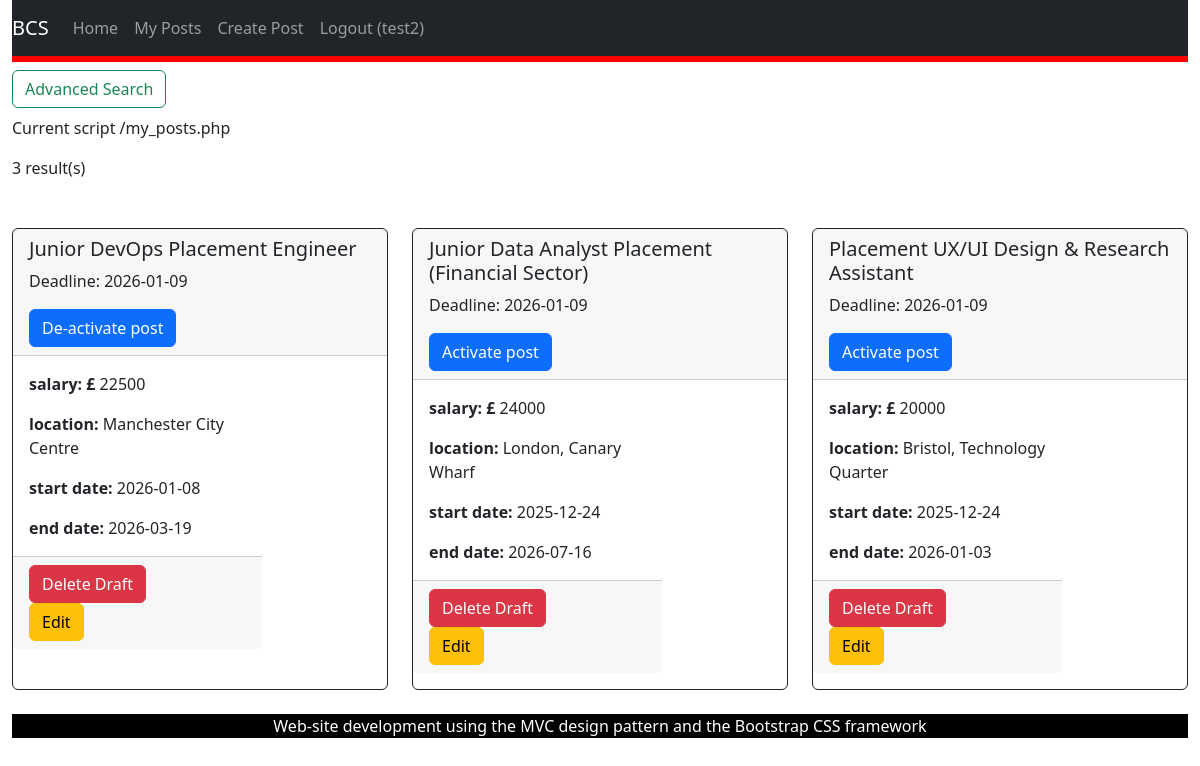
The page /my_posts.php (signed in) on the database as committed earlier.
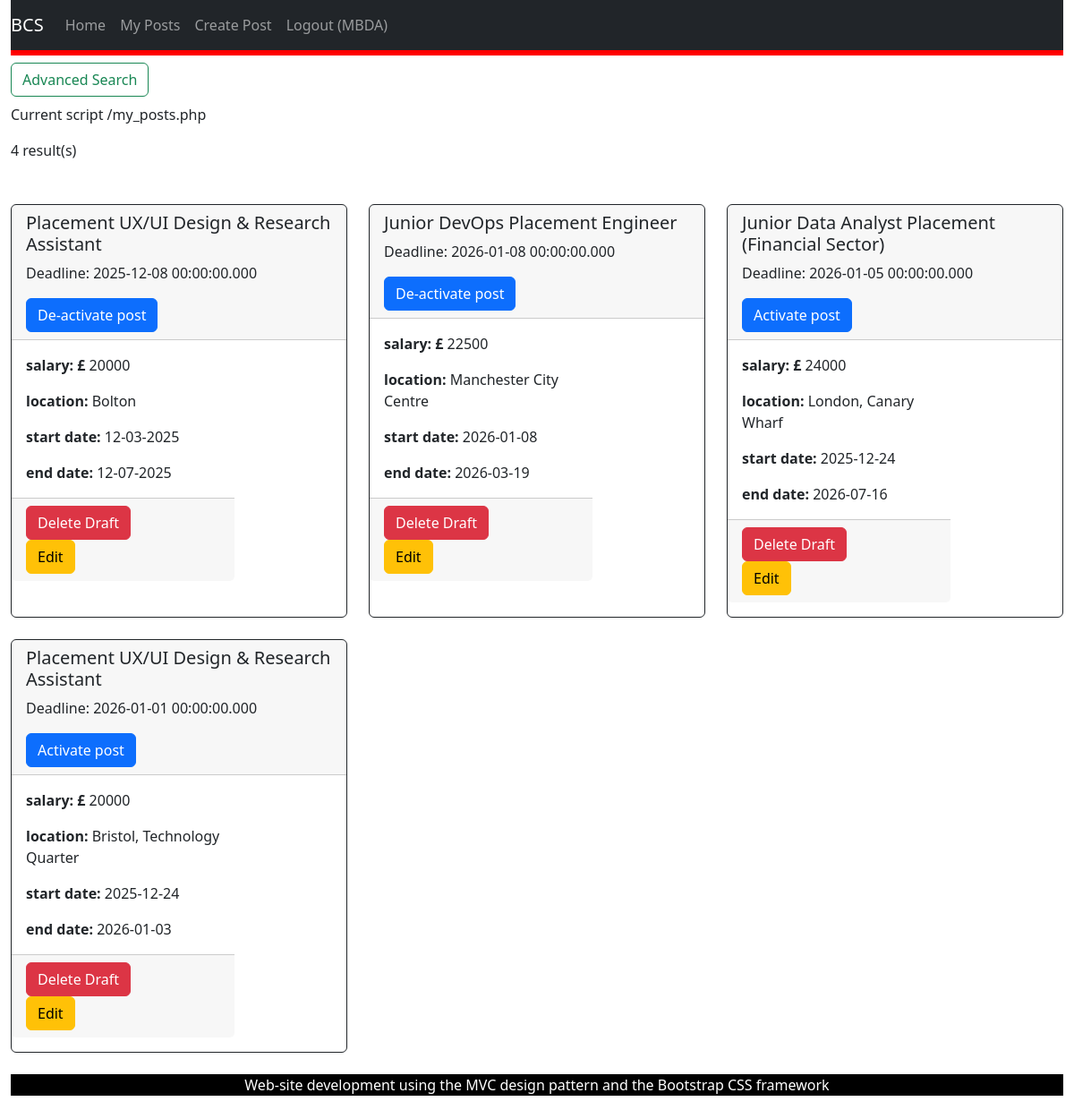
The same page on the database as committed later.
### tables this page shows
CREATE TABLE "placement_opportunity"
(
    placement_ID  INTEGER
        primary key autoincrement,
    employer_ID   INTEGER
        references users,
    title         TEXT not null,
    description   TEXT not null,
    salary        INT,
    location      TEXT not null,
    start_date    DATE not null,
    end_date      DATE not null,
    status        TEXT,
    deadline      DATE,
    date_posted   DATE default NULL,
    about_company TEXT,
    what_we_offer TEXT
);

### my_posts.php (called while the page is built, shortened)
<?php
require_once('Models/PlacementsDataSet.php');
$view = new stdClass();
$view->pageTitle = 'My Posts';
$employerId = $_SESSION['user_id'];
$placementsDataSet = new PlacementsDataSet();
$view->placementsDataSet = $placementsDataSet->fetchPostsByEmployerID($employerId);
if (count($view->placementsDataSet) == 0)
{
    $view->dbMessage = "No results";
}
else
{
    $view->dbMessage = count($view->placementsDataSet) . " result(s)";
}
$view->success = $_SESSION['placements_success'] ?? null;
require_once('Views/my_posts.phtml');

### Models/Database.php (called while the page is built, shortened)
<?php
class Database {
    protected static $_dbInstance = null;
    protected $_dbHandle;
    public static function getInstance() {
        if(self::$_dbInstance === null) {
            self::$_dbInstance = new self();
        }
        return self::$_dbInstance;
    }
    private function __construct() {
        try {
            $this->_dbHandle = new PDO("sqlite:identifier.sqlite");
        }
        catch (PDOException $e) {
            echo $e->getMessage();
        }
    }
    public function getdbConnection() {
        return $this->_dbHandle;
    }
}

### Models/PlacementsDataSet.php (called while the page is built, shortened)
<?php
require_once('Database.php');
require_once('PlacementsData.php');
class PlacementsDataSet {
    protected $_dbHandle, $_dbInstance;
    public function __construct() {
        $this->_dbInstance = Database::getInstance();
        $this->_dbHandle = $this->_dbInstance->getdbConnection();
    }
    public function fetchPostsByEmployerID($employerId) {
        $sqlQuery = 'SELECT * FROM placement_opportunity WHERE employer_id = :employerId;';
        $statement = $this->_dbHandle->prepare($sqlQuery);
        $statement->bindParam(':employerId', $employerId, PDO::PARAM_INT);
        $statement->execute();
        $dataSet = [];
        while ($row = $statement->fetch(PDO::FETCH_ASSOC)) {
            $dataSet[] = new PlacementsData($row);
        }
        return $dataSet;
    }
}

### Models/PlacementsData.php (called while the page is built, shortened)
<?php
class PlacementsData {
    protected $placement_id, $employer_id, $title, $description,$salary, $location, $start_date, $end_date, $status, $deadline, $date_posted, $about_company, $what_we_offer;
    public function __construct($dbRow) {
        $this->placement_id = $dbRow['placement_ID'];
        $this->title = $dbRow['title'];
        $this->salary = $dbRow['salary'];
        $this->location = $dbRow['location'];
        $this->start_date = $dbRow['start_date'];
        $this->end_date = $dbRow['end_date'];
        $this->status = $dbRow['status'];
        $this->deadline = $dbRow['deadline'] ?? null;
    }
    public function getPlacementID() {
        return $this->placement_id;
    }
    public function getTitle() {
        return $this->title;
    }
    public function getSalary() {
        return $this->salary;
    }
    public function getLocation() {
        return $this->location;
    }
    public function getStartDate() {
        return $this->start_date;
    }
    public function getEndDate() {
        return $this->end_date;
    }
    public function getStatus() {
        return $this->status;
    }
    public function getDeadline() {
        return $this->deadline;
    }
}

### Views/my_posts.phtml (the view, shortened to what this page needs)
<?php require('template/header.phtml');
?>
<?php if (isset($_SESSION['role']) == "employer"):?>
    <div class="col-3">
        <button class="btn btn-outline-success my-4 my-sm-2" type="submit" data-bs-toggle="collapse" data-bs-target="#advancedOptions" aria-expanded="false" aria-controls="advancedOptions" >Advanced Search
        </button>
    </div>
    <div class="col-4">
        <p>Current script <?php echo $_SERVER["PHP_SELF"]; ?></p>
    </div>
    <div class="col-2">
        <p><?php echo $view->dbMessage; ?></p>
    </div>
    <div class="row row-cols-1 row-cols-md-3 g-4 my-4">
        <?php foreach ($view->placementsDataSet as $placementsData) { ?>
            <div class="col">
                <div class="card border-dark mb-3 h-100">
                    <div class="card-header">
                        <h5><?php echo $placementsData->getTitle(); ?></h5>
                        <div class="w3-panel w3-red">
                            <p>Deadline: <?php echo $placementsData->getDeadline(); ?></p>
                        </div>
                        <form action="my_posts.php" method="POST">
                            <?php if ($placementsData->getStatus() == "inactive"):?>
                            <button type="submit" class="btn btn-primary" name ="activate_status">
                                Activate post
                            </button>
                            <?php endif; ?>
                            <?php if ($placementsData->getStatus() == "active"):?>
                                <button type="submit" class="btn btn-primary" name ="de-activate_status">
                                    De-activate post
                                </button>
                            <?php endif; ?>
                        </form>
                    </div>
                    <?php ?><div class="col-md-8">
                        <div class="card-body">
                            <p class="card-text"><b>salary: £</b> <?php echo $placementsData->getSalary()?></p>
                            <p class="card-text"><b>location:</b> <?php echo $placementsData->getLocation()?></p>
                            <p class="card-text"><b>start date:</b> <?php echo $placementsData->getStartDate()?></p>
                            <p class="card-text"><b>end date:</b> <?php echo $placementsData->getEndDate()?></p>
                        </div>
                        <div class="card-footer">
                            <button type="button" class="btn btn-danger" data-bs-toggle="modal" data-bs-target="#deleteModal<?php echo $placementsData->getPlacementID(); ?>">
                                Delete Draft
                            </button>
                            <form action="edit_post.php" method="POST">
                                <button type="submit" class="btn btn-warning" name ="id" value="<?php echo $placementsData->getPlacementID() ?>">
                                    Edit
                                </button>
                            </form>
                        </div>
                    </div>
                </div>
            </div>
        <?php } ?>
    </div>
<?php endif; ?>
<?php require('template/footer.phtml') ?>

### Views/template/header.phtml (shortened to what this page needs)
<?php
$is_logged_in = $_SESSION['logged_in'] ?? false;
$user_role = $_SESSION['role'] ?? '';
?>
<!DOCTYPE html>
<html lang="en">
<head>
    <link href="https://cdn.jsdelivr.net/npm/bootstrap@5.2.0/dist/css/bootstrap.min.css" rel="stylesheet">
    <link href="/css/my-style.css" rel="stylesheet">
</head>
<body role=""document">
<div class="container-fluid">
    <nav class="navbar navbar-expand-lg navbar-dark bg-dark">
        <a class="navbar-brand" href="index.php"> BCS</a>
        <div class="collapse navbar-collapse" id="navbarNav">
            <ul class="navbar-nav me-auto">
                <li class="nav-item">
                    <a class="nav-link" href="index.php">Home</a>
                </li>
                <?php if ($is_logged_in && $user_role === 'employer'): ?>
                    <li class="nav-item">
                        <a class="nav-link" href="my_posts.php">My Posts</a>
                    </li>
                    <li class="nav-item">
                        <a class="nav-link" href="add_post.php">Create Post</a>
                    </li>
                <?php endif; ?>
                <?php if ($is_logged_in): ?>
                    <li class="nav-item">
                        <a class="nav-link" href="logout.php">Logout (<?php echo $_SESSION['name']; ?>)</a>
                    </li>
                <?php else: ?>
                    <li class="nav-item">
                        <a class="nav-link" href="login.php">Login</a>
                    </li>
                <?php endif; ?>
            </ul>
        </div>
    </nav>
    <main id="content" class="col-12">

### Views/template/footer.phtml (shortened to what this page needs)
    </main>
    <footer class-"row">
        <div id="footer" class="col-xs-12">
            <p>Web-site development using the MVC design pattern and the Bootstrap CSS framework</p>
        </div>
    </footer>
</body>
</html>

### css/my-style.css (style rules this page uses)
#content { background-color: #fff; border-top: solid 6px #f00; }
#footer { margin_top: 20px; text-align: center; background-color: #000; color: #fff; }

Rows that differ between the two databases and show on the page:
added placement_opportunity: title "Placement UX/UI Design & Research Assistant", deadline "2025-12-08 00:00:00.000", status "De-activate post", salary "20000", location "Bolton", start_date "12-03-2025", end_date "12-07-2025", $placementsData->getPlacementID() 1 (drawn)
changed placement_opportunity "Junior DevOps Placement Engineer": deadline "2026-01-09" → "2026-01-08 00:00:00.000"
changed placement_opportunity "Junior Data Analyst Placement (Financial Sector)": deadline "2026-01-09" → "2026-01-05 00:00:00.000"
changed placement_opportunity "Bristol, Technology Quarter": deadline "2026-01-09" → "2026-01-01 00:00:00.000"
Other text that changed with them:
$_SESSION['name']: "test2" → "MBDA"
$view->dbMessage: "3 result(s)" → "4 result(s)"
